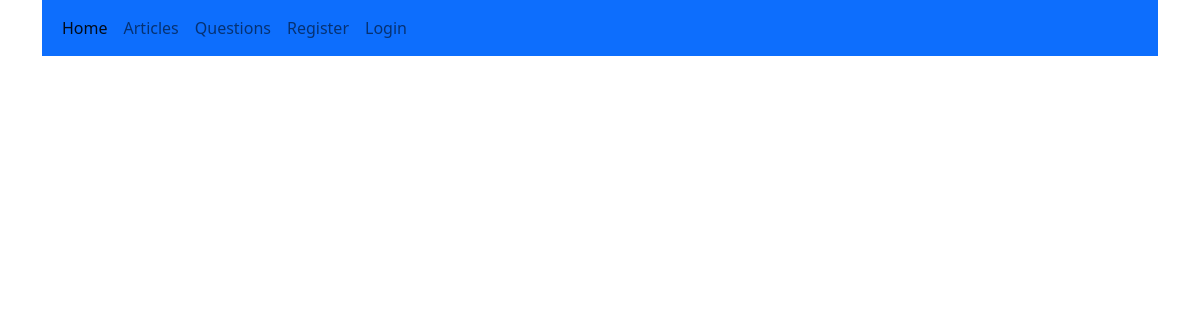
Before: /discussion/ with the older database file.
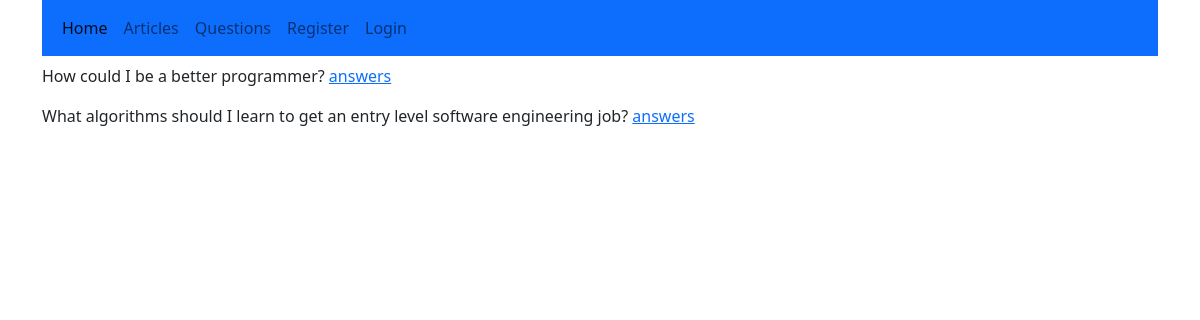
After: the same page with the newer database file.
### discussion_forum_app/models.py (models this page shows)
class BaseModel(models.Model):
    created_at = models.DateField(auto_now_add=True)
    updated_at = models.DateField(auto_now=True)

class Question(BaseModel):
    user = models.ForeignKey(User,on_delete=models.DO_NOTHING,related_name='user_question')
    asking = models.CharField(max_length=264)

### discussion_forum_app/views.py (the view)
# urls.py: path('',views.Questions.as_view(),name='discussionhome'),
class Questions(ListView):
    model = Question
    context_object_name = 'questions'
    template_name = 'discussion_forum_app/discussionhome.html'

### templates/discussion_forum_app/discussionhome.html (shortened to what this page needs)
{% extends 'base.html' %}
{% block body_block %}
  {% for question in questions %}
    <p>{{question.asking}}  <a href="{% url 'discussion_forum_app:answeraquestion' pk=question.id %}">answers</a></p>
  {% endfor %}
{% endblock %}

Changed rows visible on the page:
added Question: asking "How could I be a better programmer?"
added Question: asking "What algorithms should I learn to get an entry level software engineering job?"
